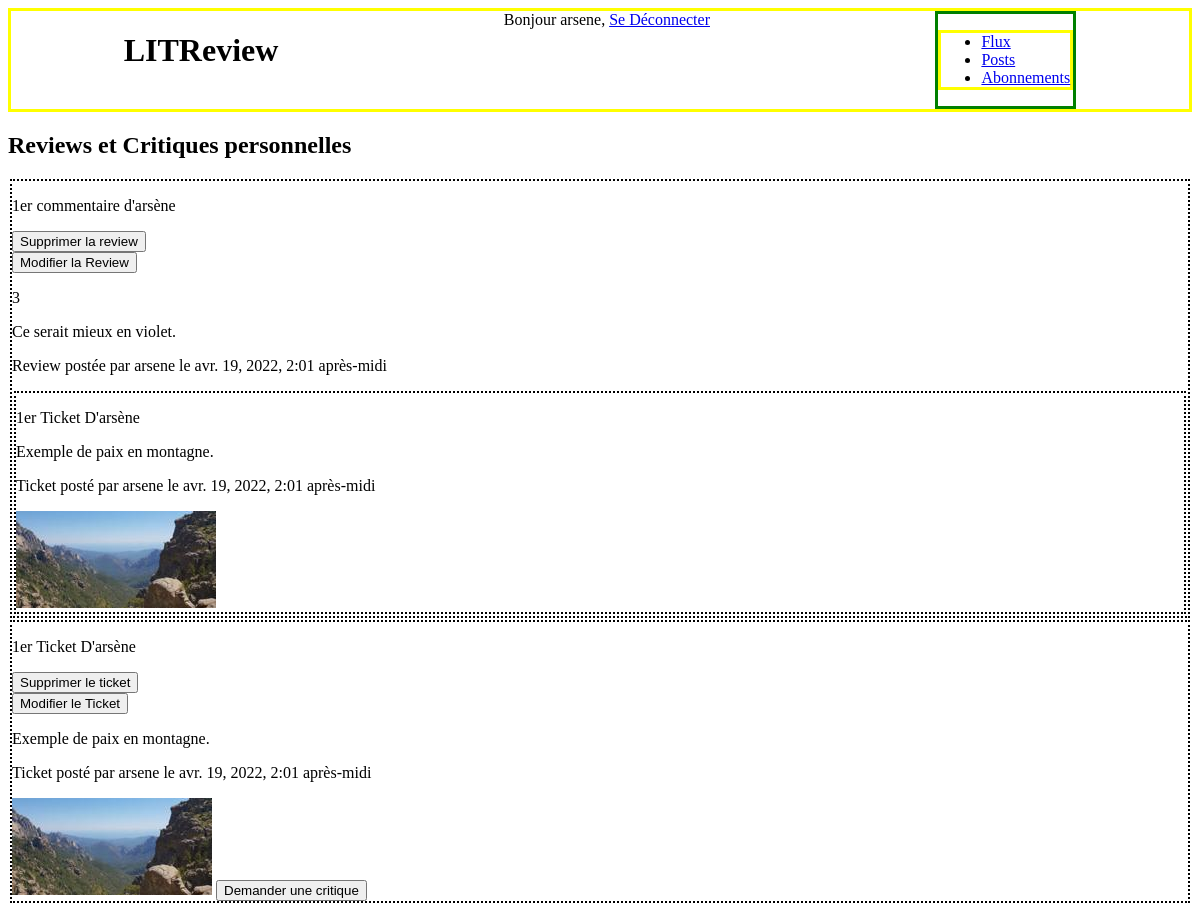
The page /own_posts/ (signed in) on the database as committed earlier.
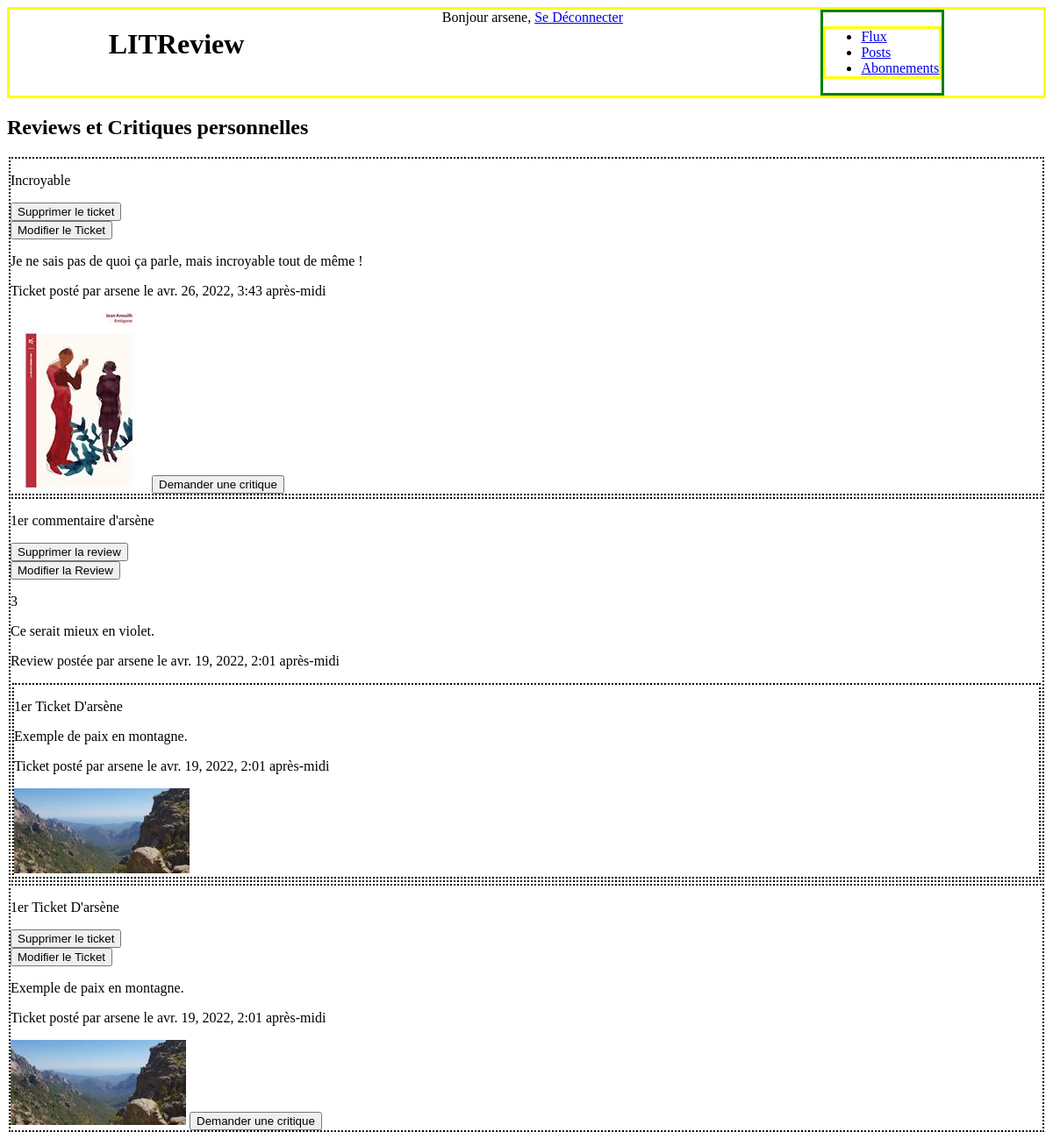
The same page on the database as committed later.
### Base/models.py (models this page shows, shortened)
class Review(models.Model):
    ticket = models.ForeignKey(to=Ticket, on_delete=models.CASCADE)
    rating = models.PositiveSmallIntegerField(\
        validators=[MinValueValidator(0), MaxValueValidator(5)], verbose_name="Note")
    headline = models.CharField(max_length=128, verbose_name="Titre")
    body = models.CharField(max_length=8192, blank=True, verbose_name="Commentaire")
    user = models.ForeignKey(\
        to=settings.AUTH_USER_MODEL, on_delete=models.CASCADE)
    time_created = models.DateTimeField(auto_now_add=True)

class Ticket(models.Model):
    IMG_MAX_SIZE = (200,200)
    title = models.CharField(max_length=128, verbose_name="Titre")
    description = models.TextField(max_length=2048, blank=True)
    user = models.ForeignKey(\
        to=settings.AUTH_USER_MODEL, on_delete=models.CASCADE)
    image = ImageField(null=True, blank=True)
    time_created = models.DateTimeField(auto_now_add=True)

### Base/views.py (the view, shortened to what this page needs)
# urls.py: path('own_posts/', b_views.own_posts, name='own_posts'),
@login_required
def own_posts(request):
    current_user = request.user
    tickets = models.Ticket.objects.filter(user=current_user)
    tickets = tickets.annotate(content_type=Value('TICKET', CharField()))
    reviews = models.Review.objects.filter(user=current_user)
    reviews = reviews.annotate(content_type=Value('REVIEW', CharField()))
    posts = chain(tickets, reviews)
    posts = sorted(
        posts,
        key= lambda post: post.time_created,
        reverse=True
    )
    return render(request, 'own_posts.html', context={'posts': posts,\
                                                        'section': 'Posts'})

### LITReview/templates/own_posts.html (shortened to what this page needs)
{% extends "Base.html" %}
{% block content %}
    <h2>Reviews et Critiques personnelles</h2>
    <div>
        {% for post in posts %}
            {% if post.content_type == 'TICKET' %}
                <div class="ticket">
                    <p>{{ post.title }}</p>
                    {% if post.user == request.user %}
                        <form method="POST">
                            <button type="submit" name="ticket_to_remove" value="{{ post.id }}">Supprimer le ticket</button>
                        </form>
                    {% endif %}
                    <a href="{% url 'ticket_modification' ticket_id=post.id %}"><button>Modifier le Ticket</button></a>
                    <p>{{ post.description }}</p>
                    <p>Ticket posté par {{post.user.username}} le {{post.time_created}}</p>
                    <img src="{{ post.image.url }}">
                    <a href="{% url 'review_creation' ticket_id=post.id %}"><button>Demander une critique</button></a>
                </div>
            {% elif post.content_type == 'REVIEW' %}
                <div class="review">
                    <p>{{ post.headline }}</p>
                    {% if post.user == request.user %}
                        <form method="POST">
                            <button type="submit" name="review_to_remove" value="{{ post.id }}">Supprimer la review</button>
                        </form>
                    {% endif %}
                    <a href="{% url 'review_modification' review_id=post.id %}"><button>Modifier la Review</button></a>
                    <p>{{ post.rating }}</p>
                    <p>{{ post.body }}</p>
                    <p>Review postée par {{post.user.username}} le {{post.time_created}}</p>
                    <div class="ticket">
                        <p>{{ post.ticket.title }}</p>
                        <p>{{ post.ticket.description }}</p>
                        <p>Ticket posté par {{post.ticket.user.username}} le {{post.ticket.time_created}}</p>
                        <img src="{{ post.ticket.image.url }}">
                    </div>
                </div>
            {% endif %}
        {% endfor %}
    </div>
{% endblock %}

### LITReview/templates/Base.html (shortened to what this page needs)
{% load static %}
<!DOCTYPE html>
<html lang="fr">
<head>
    <link rel='stylesheet' type='text/css' media='screen' href="{% static 'css/style.css'%}?20181209">
</head>
<header>
    <h1 id="main-title">LITReview</h1>
    <span class="user">
        {% if request.user.is_authenticated %}
            Bonjour {{ request.user.username }},
            <a href="{% url "logout" %}">Se Déconnecter</a>
        {% endif %}
    </span>
    <div id="header-banner">
        {% if request.user.is_authenticated %}
            <ul class="menu">
                <li {% if section == "HomePage" %}class="selected"{% endif %}>
                    <a href="{% url 'HomePage' %}">Flux</a>
                </li>
                <li {% if section == "Posts" %}class="selected"{% endif %}>
                    <a href="{% url 'own_posts' %}">Posts</a>
                </li>
                <li {% if section == "Subscriptions" %}class="selected"{% endif %}>
                    <a href="{% url 'subscribers_page' %}">Abonnements</a>
                </li>
            </ul>
            {% else %}
                <a>Utilisateur non connecté</a>
        {% endif %}
    </div>
</header>
<body>
    {% block content %}
    {% endblock %}
</body>
</html>

### Base/static/css/style.css (style rules this page uses)
header { border:3px solid yellow; display:flex; justify-content: space-around; }
#header-banner { display: inline-block; justify-items: space-between; border:3px solid green; }
#main-title { display: inline-flex; justify-content: right; }
.menu { justify-items: space-between; border:3px solid yellow; }
.ticket { border: 2px dotted black; margin: 2px; }
.review { border: 2px dotted black; margin: 2px; }

Rows that differ between the two databases and show on the page:
added Ticket: title "Incroyable", {{ post.id }} 5 (drawn), description "Je ne sais pas de quoi ça parle, mais incroyable tout de même !", user.username "arsene", time_created "avr. 26, 2022, 3:43 après-midi", image (picture)
